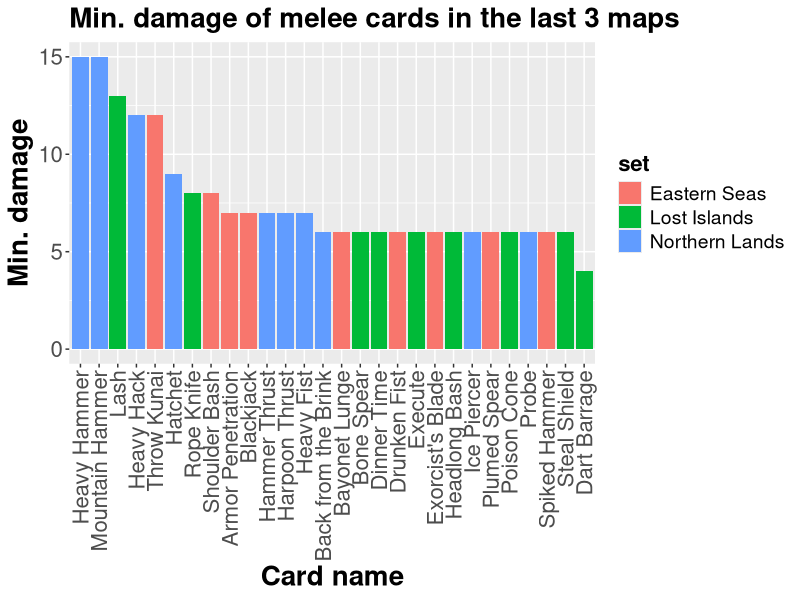
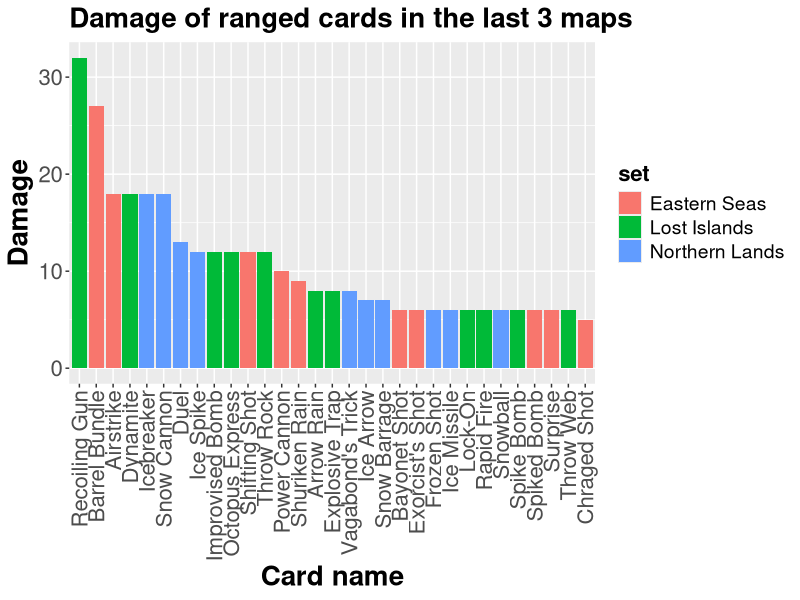
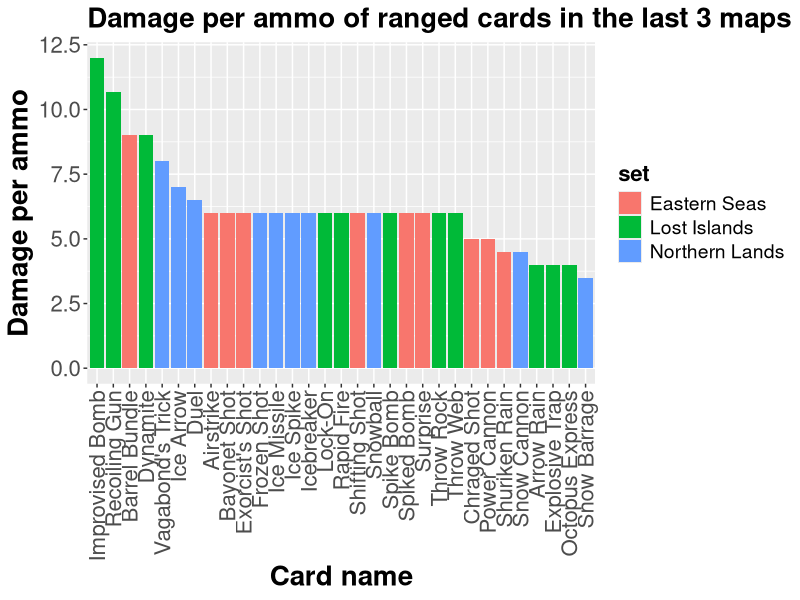

These charts were generated, in order, by the following R code:
## ---- chunk 1
knitr::opts_chunk$set(echo = TRUE)
## ---- chunk 2
library(dplyr)
library(stringr)

PO1 <- read.csv("PO.csv")

# Change column names
colnames(PO1) <- tolower(colnames(PO1))
colnames(PO1) <- str_replace(colnames(PO1), "\\.", "_")
colnames(PO1)[colnames(PO1) == "map"] <- "set"

# Grab all health cost cards
health_cost1 <- PO1[str_which(PO1$description,
                              "(lose \\d HP)|(take \\d damage)"), ]
health_cost2 <- PO1[str_which(PO1$cost,
                              "health"), ]
# Note that some of them are not actually used for health cost purposes.
# Particularly, the curse card Poisoned, and the consumable Armistice.

# Get a list of all the base curse removal cards
curse_removal1 <- PO1[str_which(PO1$description, "curse|Curse"), ]

# Remove the created data sets
rm(health_cost1, health_cost2, curse_removal1)
## ---- chunk 3
# Function that takes a vector of card descriptions, removes damage scaling
# cards, and strips it down to expected damage
card_damage <- function(desc_vect){
  library(stringr)
  # Convert multi-hit cards into math expressions for damage
  desc_vect <- str_replace(
    desc_vect,
    "^.*(\\d|\\d\\d) damage (\\d|\\d\\d|\\d\\-\\d) times.*$",
    "\\1 * \\2"
    )
  # Convert variable (2-6) numbers to lowest possible number
  desc_vect <- str_replace(desc_vect, "(\\d)-\\d", "\\1")

  # Filter out the variable damage cards
  # (cards with conditional damage increases)
  # desc_vect <- desc_vect[-str_which(
  #   desc_vect,
  #   "^.*[^\\d](\\d+) damage.*(\\+( ?)\\d damage|increases damage).*$"
  #   )]

  # Reduce the strings down to the damage numbers
  desc_vect <- str_replace(desc_vect, "^.*?[:space:](\\d+) damage.*$",
                           "\\1")

  # Convert the multihits into a single damage number
  desc_vect <- purrr::map_chr(desc_vect, function(x) eval(parse(text = x)))
  desc_vect <- as.numeric(desc_vect)
  return(desc_vect)
}

# Function that takes a string of "# ammo" and reduces it to just the number
# '#' is a placeholder for a single digit number.
card_ammo <- function(ammo_vect){
  library(stringr)
  # strip everything except the numbers
  ammo_vect <- str_replace(ammo_vect, "(\\d) ammo", "\\1")
  ammo_vect <- as.numeric(ammo_vect)
  return(ammo_vect)
}
## ---- chunk 4
melee_li_1 <- filter(PO1, set == ("Lost Islands"), card_type == "Melee")
melee_nl_1 <- filter(PO1, set == ("Northern Lands"), card_type == "Melee")
melee_es_1 <- filter(PO1, set == ("Eastern Seas"), card_type == "Melee")

# All melee cards from the last three maps
melee_h_1 <- rbind(melee_li_1, melee_nl_1, melee_es_1)

# Remove the data set fragments
rm(melee_li_1, melee_nl_1, melee_es_1)

# Filter out specific melee cards
# Blind Charge has no number before the word 'damage'
melee_h_1 <- filter(melee_h_1, name != "Blind Charge")
# Furious Blows does increasing damage based on rage stacks
melee_h_1 <- filter(melee_h_1, name != "Furious Blow")

# Use the function
melee_h_1$description <- card_damage(melee_h_1$description)
melee_h_1$upgraded_description <- card_damage(melee_h_1$upgraded_description)

# Fix Back from the Brink
melee_h_1$description[14] <- 6
melee_h_1$upgraded_description[14] <- 9
## ---- chunk 5
ranged_li_1 <- filter(PO1, set == ("Lost Islands"), card_type == "Ranged")
ranged_nl_1 <- filter(PO1, set == ("Northern Lands"), card_type == "Ranged")
ranged_es_1 <- filter(PO1, set == ("Eastern Seas"), card_type == "Ranged")

# All melee cards from the last three maps
ranged_h_1 <- rbind(ranged_li_1, ranged_nl_1, ranged_es_1)

# Remove the data set fragments
rm(ranged_li_1, ranged_nl_1, ranged_es_1)

# Use the function
ranged_h_1$description <- card_damage(ranged_h_1$description)
ranged_h_1$upgraded_description <- card_damage(ranged_h_1$upgraded_description)

# Hard Code Barrel Bundle to its average
ranged_h_1$description[31] <- 36 * 0.75
ranged_h_1$upgraded_description[31] <- 40 * 0.75

# Hard code Ice Spike to have 2 ammo (its average)
ranged_h_1$cost[15] <- "2 ammo"
ranged_h_1$upgraded_cost[15] <- "2 ammo"
# Reduce the ammo costs to just numbers
ranged_h_1$cost <- card_ammo(ranged_h_1$cost)
ranged_h_1$upgraded_cost <- card_ammo(ranged_h_1$upgraded_cost)
# Create a column for damage / ammo spent
ranged_h_1$damage_per_ammo <- ranged_h_1$description / ranged_h_1$cost
## ---- chunk 6
asdf <- as.character(melee_h_1$description[15])
desc_vect <- asdf

# Reduce the strings down to the damage numbers
  desc_vect <- str_replace(desc_vect, "^.*[^\\d](?<!\\-)(\\d+)? damage.*$",
                           "\\1")
## ---- chunk 7
library(ggplot2)

# Melee plot
ggplot(melee_h_1, aes(x = reorder(name, -description), y = description)) +
  geom_col(aes(fill = set)) +
  theme(axis.text.x = element_text(angle = 90, vjust = 0.5, hjust = 1),
        axis.text = element_text(size = 16),
        axis.title = element_text(size = 20, face = "bold"),
        plot.title = element_text(size = 20, face = "bold"),
        legend.text = element_text(size = 14),
        legend.title = element_text(size = 16, face = "bold")) +
  labs(title = "Min. damage of melee cards in the last 3 maps",
       x = "Card name", y = "Min. damage")

# Ranged damage plot
ggplot(ranged_h_1, aes(x = reorder(name, -description), y = description)) +
  geom_col(aes(fill = set)) +
  theme(axis.text.x = element_text(angle = 90, vjust = 0.5, hjust = 1),
        axis.text = element_text(size = 16),
        axis.title = element_text(size = 20, face = "bold"),
        plot.title = element_text(size = 20, face = "bold"),
        legend.text = element_text(size = 14),
        legend.title = element_text(size = 16, face = "bold")) +
  labs(title = "Damage of ranged cards in the last 3 maps",
       x = "Card name", y = "Damage")

# Range damage per ammo plot
ggplot(ranged_h_1, aes(x = reorder(name, -damage_per_ammo),
                       y = damage_per_ammo)) +
  geom_col(aes(fill = set)) +
  theme(axis.text.x = element_text(angle = 90, vjust = 0.5, hjust = 1),
        axis.text = element_text(size = 16),
        axis.title = element_text(size = 20, face = "bold"),
        plot.title = element_text(size = 20, face = "bold"),
        legend.text = element_text(size = 14),
        legend.title = element_text(size = 16, face = "bold")) +
  labs(title = "Damage per ammo of ranged cards in the last 3 maps",
       x = "Card name", y = "Damage per ammo")
